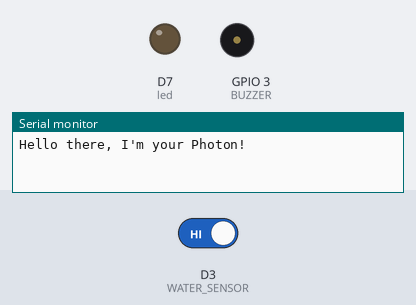
Bench run of a sketch on a simulated ESP8266 (NodeMCU). Shown: output pins drawn as LEDs (lit = HIGH), buzzer (waves = sounding, pin HIGH), the last lines printed to the serial monitor. Inputs (shaded band) come from the test bench; at power-on: D3 (WATER_SENSOR) HIGH.

Above: at 1.2 s.
1.3 s: D3 (WATER_SENSOR) driven LOW
At 1.97 s:
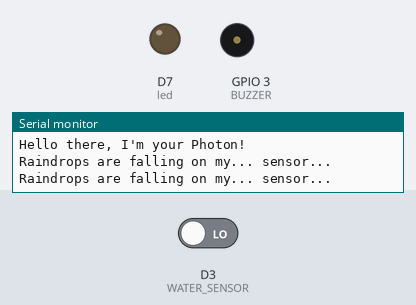
4.3 s: D3 (WATER_SENSOR) driven HIGH
At 4.9 s:
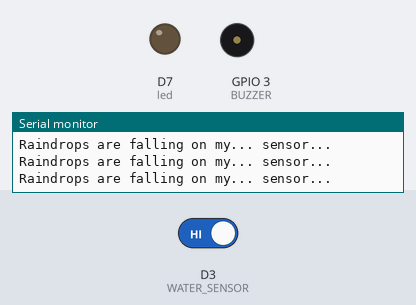
Timing chart, 0 to 7.3 s (numbered marks = the images above; inputs shaded):
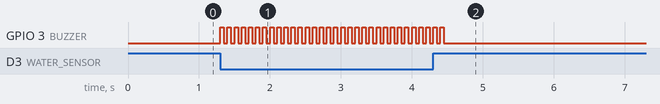

The sketch:

1-rain-detector-offline.ino
```cpp
//Where are the modules connected?
#define WATER_SENSOR 0
#define BUZZER 3

//Some definitions, including the publishing period
const int led = D7;
int ledState = LOW;

///Initializing some stuff...
void setup()
{
	pins_init();

    Serial.begin(9600);
    Serial.println("Hello there, I'm your Photon!");
    //Setup our LED pin
    pinMode(led, OUTPUT);

}

//This one is called up there; it initializes some pins
void pins_init()
{
	pinMode(WATER_SENSOR, INPUT);
	pinMode(BUZZER, OUTPUT);
}

//This function makes the buzzer beep shortly
void soundAlarm()
{
	for(uint8_t i = 0;i < 4;i ++)
	{
		digitalWrite(BUZZER, HIGH);
		delay(50);
		digitalWrite(BUZZER, LOW);
		delay(50);
	}
}

//This function checks if there's water in the sensor
boolean isExposedToWater()
{
	if(digitalRead(WATER_SENSOR) == LOW){
        Serial.println("Raindrops are falling on my... sensor...");
        return true;
	}

	else return false;
}


//This is the main loop, it's repeated until the end of time :)
void loop()
{
            //Is there water in the sensor?
            if(isExposedToWater()){

             	soundAlarm();
            }

}
```

Measured:
- after the input at 1.3 s, GPIO 3 (BUZZER): alternates HIGH for 0.05 s and LOW for 0.05 s, starting at once
- after the input at 4.3 s, GPIO 3 (BUZZER): goes on until 4.5 s, then stays LOW
